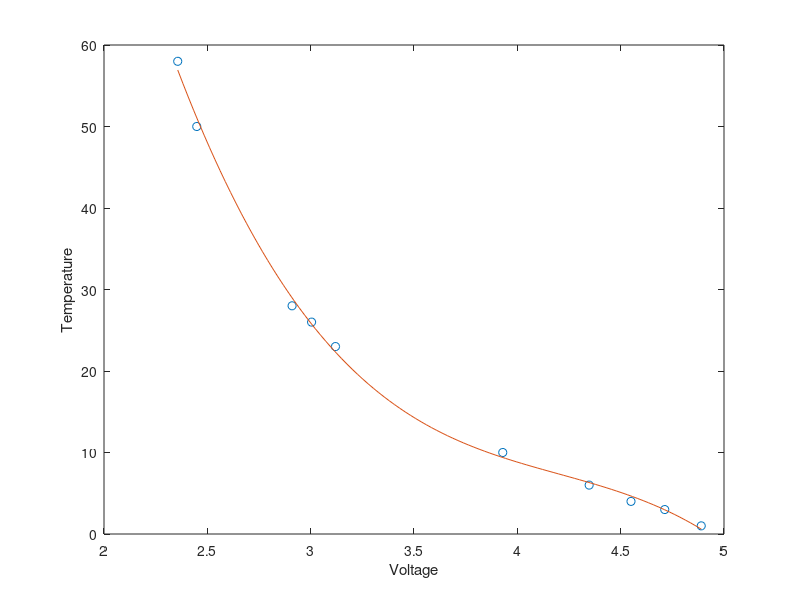

This chart was generated by the following MATLAB code:
clc; clear all; close all; 
%d = csvread('lab2-data.csv');
d = csvread('lab2-data-thermistor.csv');
figure;
temp = d(:,1);
volt = d(:,2);

k = polyfit(volt, temp,3);
%fprintf('%0.4f %0.4f\n', k(2), k(1));
fprintf('%0.4f %0.4f %0.4f %0.4f\n', k(4), k(3), k(2), k(1));

x = linspace(min(volt), max(volt), 100); 
temperatureFit = polyval(k, x); 

plot(volt, temp, 'o');
xlabel('Voltage')
ylabel('Temperature')
hold on; 
plot( x, temperatureFit, '-');